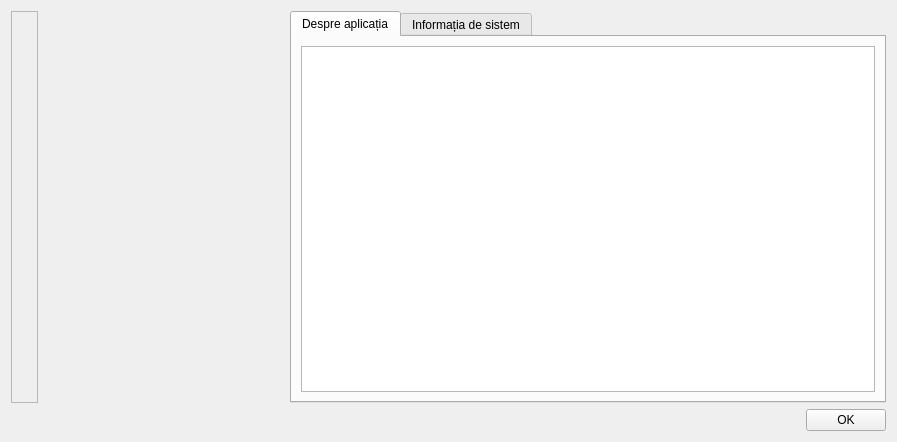
<?xml version="1.0" encoding="UTF-8"?>
<ui version="4.0">
 <class>About</class>
 <widget class="QWidget" name="About">
  <property name="geometry">
   <rect>
    <x>0</x>
    <y>0</y>
    <width>897</width>
    <height>442</height>
   </rect>
  </property>
  <property name="windowTitle">
   <string>Informația despre aplicația</string>
  </property>
  <layout class="QGridLayout" name="gridLayout">
   <item row="0" column="0">
    <widget class="QFrame" name="frame">
     <property name="sizePolicy">
      <sizepolicy hsizetype="Maximum" vsizetype="Preferred">
       <horstretch>0</horstretch>
       <verstretch>0</verstretch>
      </sizepolicy>
     </property>
     <property name="frameShape">
      <enum>QFrame::StyledPanel</enum>
     </property>
     <property name="frameShadow">
      <enum>QFrame::Raised</enum>
     </property>
     <layout class="QGridLayout" name="gridLayout_2">
      <item row="0" column="0">
       <widget class="QLabel" name="label">
        <property name="text">
         <string/>
        </property>
        <property name="pixmap">
         <pixmap resource="../resource.qrc">:/img/eco_256x256.png</pixmap>
        </property>
       </widget>
      </item>
     </layout>
    </widget>
   </item>
   <item row="0" column="1" colspan="2">
    <widget class="QTabWidget" name="tabWidget">
     <property name="currentIndex">
      <number>0</number>
     </property>
     <widget class="QWidget" name="tab">
      <attribute name="title">
       <string>Despre aplicația</string>
      </attribute>
      <layout class="QGridLayout" name="gridLayout_3">
       <item row="0" column="0">
        <widget class="QTextBrowser" name="textBrowser_about"/>
       </item>
      </layout>
     </widget>
     <widget class="QWidget" name="tab_2">
      <attribute name="title">
       <string>Informația de sistem</string>
      </attribute>
      <layout class="QGridLayout" name="gridLayout_4">
       <item row="6" column="2">
        <spacer name="verticalSpacer">
         <property name="orientation">
          <enum>Qt::Vertical</enum>
         </property>
         <property name="sizeHint" stdset="0">
          <size>
           <width>20</width>
           <height>124</height>
          </size>
         </property>
        </spacer>
       </item>
       <item row="2" column="0" colspan="2">
        <widget class="QLabel" name="label_4">
         <property name="text">
          <string>Catalogul imaginelor:</string>
         </property>
        </widget>
       </item>
       <item row="3" column="2">
        <widget class="QLineEdit" name="dir_templates">
         <property name="enabled">
          <bool>false</bool>
         </property>
        </widget>
       </item>
       <item row="1" column="0">
        <widget class="QLabel" name="label_3">
         <property name="text">
          <string>Catalogul setărilor:</string>
         </property>
        </widget>
       </item>
       <item row="8" column="2">
        <widget class="QLabel" name="text_version_SQLite">
         <property name="font">
          <font>
           <bold>true</bold>
          </font>
         </property>
         <property name="styleSheet">
          <string notr="true">color: rgb(26, 95, 180);</string>
         </property>
         <property name="text">
          <string>version SQLite3: 3.35.4</string>
         </property>
         <property name="alignment">
          <set>Qt::AlignRight|Qt::AlignTrailing|Qt::AlignVCenter</set>
         </property>
        </widget>
       </item>
       <item row="2" column="2">
        <widget class="QLineEdit" name="dir_img">
         <property name="enabled">
          <bool>false</bool>
         </property>
        </widget>
       </item>
       <item row="0" column="0">
        <widget class="QLabel" name="label_2">
         <property name="text">
          <string>Catalogul aplicației:</string>
         </property>
        </widget>
       </item>
       <item row="1" column="2">
        <widget class="QLineEdit" name="dir_settings">
         <property name="enabled">
          <bool>false</bool>
         </property>
        </widget>
       </item>
       <item row="7" column="2">
        <widget class="QLabel" name="text_versionQt">
         <property name="font">
          <font>
           <bold>true</bold>
          </font>
         </property>
         <property name="styleSheet">
          <string notr="true">color: rgb(26, 95, 180);</string>
         </property>
         <property name="text">
          <string>version Qt: 5.15.2</string>
         </property>
         <property name="alignment">
          <set>Qt::AlignRight|Qt::AlignTrailing|Qt::AlignVCenter</set>
         </property>
        </widget>
       </item>
       <item row="3" column="0">
        <widget class="QLabel" name="label_5">
         <property name="text">
          <string>Catalogul formelor de tipar:</string>
         </property>
        </widget>
       </item>
       <item row="4" column="2">
        <widget class="QLineEdit" name="dir_reports">
         <property name="enabled">
          <bool>false</bool>
         </property>
        </widget>
       </item>
       <item row="4" column="0" colspan="2">
        <widget class="QLabel" name="label_6">
         <property name="text">
          <string>Catalogul rapoartelor:</string>
         </property>
        </widget>
       </item>
       <item row="0" column="2">
        <widget class="QLineEdit" name="dir_app">
         <property name="enabled">
          <bool>false</bool>
         </property>
        </widget>
       </item>
       <item row="5" column="2">
        <widget class="QLineEdit" name="dir_logs">
         <property name="enabled">
          <bool>false</bool>
         </property>
        </widget>
       </item>
       <item row="5" column="0" colspan="2">
        <widget class="QLabel" name="label_7">
         <property name="text">
          <string>Catalogul logării</string>
         </property>
        </widget>
       </item>
      </layout>
     </widget>
    </widget>
   </item>
   <item row="1" column="0">
    <spacer name="horizontalSpacer">
     <property name="orientation">
      <enum>Qt::Horizontal</enum>
     </property>
     <property name="sizeType">
      <enum>QSizePolicy::Ignored</enum>
     </property>
     <property name="sizeHint" stdset="0">
      <size>
       <width>273</width>
       <height>20</height>
      </size>
     </property>
    </spacer>
   </item>
   <item row="1" column="1">
    <spacer name="horizontalSpacer_2">
     <property name="orientation">
      <enum>Qt::Horizontal</enum>
     </property>
     <property name="sizeHint" stdset="0">
      <size>
       <width>319</width>
       <height>20</height>
      </size>
     </property>
    </spacer>
   </item>
   <item row="1" column="2">
    <widget class="QPushButton" name="pushButton">
     <property name="text">
      <string>OK</string>
     </property>
    </widget>
   </item>
  </layout>
 </widget>
 <resources>
  <include location="../resource.qrc"/>
 </resources>
 <connections/>
</ui>
